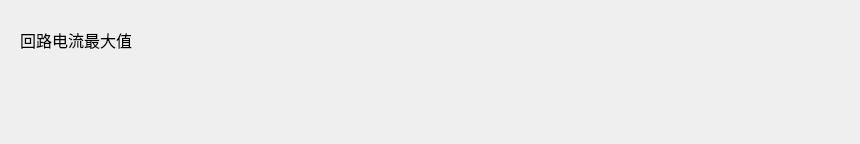
<?xml version="1.0" encoding="UTF-8"?>
<ui version="4.0">
 <class>ZSet_LoopItemWid</class>
 <widget class="QWidget" name="ZSet_LoopItemWid">
  <property name="geometry">
   <rect>
    <x>0</x>
    <y>0</y>
    <width>860</width>
    <height>144</height>
   </rect>
  </property>
  <property name="windowTitle">
   <string>Form</string>
  </property>
  <layout class="QVBoxLayout" name="verticalLayout">
   <item>
    <layout class="QHBoxLayout" name="horizontalLayout">
     <item>
      <widget class="QLabel" name="label">
       <property name="minimumSize">
        <size>
         <width>130</width>
         <height>0</height>
        </size>
       </property>
       <property name="maximumSize">
        <size>
         <width>130</width>
         <height>16777215</height>
        </size>
       </property>
       <property name="font">
        <font>
         <family>微软雅黑</family>
         <pointsize>12</pointsize>
        </font>
       </property>
       <property name="text">
        <string>回路电流最大值</string>
       </property>
       <property name="alignment">
        <set>Qt::AlignCenter</set>
       </property>
       <property name="margin">
        <number>10</number>
       </property>
      </widget>
     </item>
     <item>
      <widget class="QWidget" name="widget_1" native="true">
       <property name="sizePolicy">
        <sizepolicy hsizetype="Preferred" vsizetype="Preferred">
         <horstretch>0</horstretch>
         <verstretch>0</verstretch>
        </sizepolicy>
       </property>
       <property name="minimumSize">
        <size>
         <width>150</width>
         <height>0</height>
        </size>
       </property>
       <property name="font">
        <font>
         <pointsize>12</pointsize>
        </font>
       </property>
      </widget>
     </item>
     <item>
      <widget class="QWidget" name="widget_2" native="true">
       <property name="minimumSize">
        <size>
         <width>150</width>
         <height>0</height>
        </size>
       </property>
       <property name="font">
        <font>
         <pointsize>12</pointsize>
        </font>
       </property>
      </widget>
     </item>
     <item>
      <widget class="QWidget" name="widget_3" native="true">
       <property name="minimumSize">
        <size>
         <width>150</width>
         <height>0</height>
        </size>
       </property>
       <property name="font">
        <font>
         <pointsize>12</pointsize>
        </font>
       </property>
      </widget>
     </item>
    </layout>
   </item>
   <item>
    <layout class="QHBoxLayout" name="horizontalLayout_2">
     <item>
      <widget class="QLabel" name="label_2">
       <property name="minimumSize">
        <size>
         <width>130</width>
         <height>0</height>
        </size>
       </property>
       <property name="maximumSize">
        <size>
         <width>130</width>
         <height>16777215</height>
        </size>
       </property>
       <property name="font">
        <font>
         <family>微软雅黑</family>
         <pointsize>12</pointsize>
        </font>
       </property>
       <property name="text">
        <string/>
       </property>
       <property name="alignment">
        <set>Qt::AlignCenter</set>
       </property>
       <property name="margin">
        <number>10</number>
       </property>
      </widget>
     </item>
     <item>
      <widget class="QWidget" name="widget_4" native="true">
       <property name="sizePolicy">
        <sizepolicy hsizetype="Preferred" vsizetype="Preferred">
         <horstretch>0</horstretch>
         <verstretch>0</verstretch>
        </sizepolicy>
       </property>
       <property name="minimumSize">
        <size>
         <width>150</width>
         <height>0</height>
        </size>
       </property>
       <property name="font">
        <font>
         <pointsize>12</pointsize>
        </font>
       </property>
      </widget>
     </item>
     <item>
      <widget class="QWidget" name="widget_5" native="true">
       <property name="minimumSize">
        <size>
         <width>150</width>
         <height>0</height>
        </size>
       </property>
       <property name="font">
        <font>
         <pointsize>12</pointsize>
        </font>
       </property>
      </widget>
     </item>
     <item>
      <widget class="QWidget" name="widget_6" native="true">
       <property name="minimumSize">
        <size>
         <width>150</width>
         <height>0</height>
        </size>
       </property>
       <property name="font">
        <font>
         <pointsize>12</pointsize>
        </font>
       </property>
      </widget>
     </item>
    </layout>
   </item>
  </layout>
 </widget>
 <resources/>
 <connections/>
</ui>
